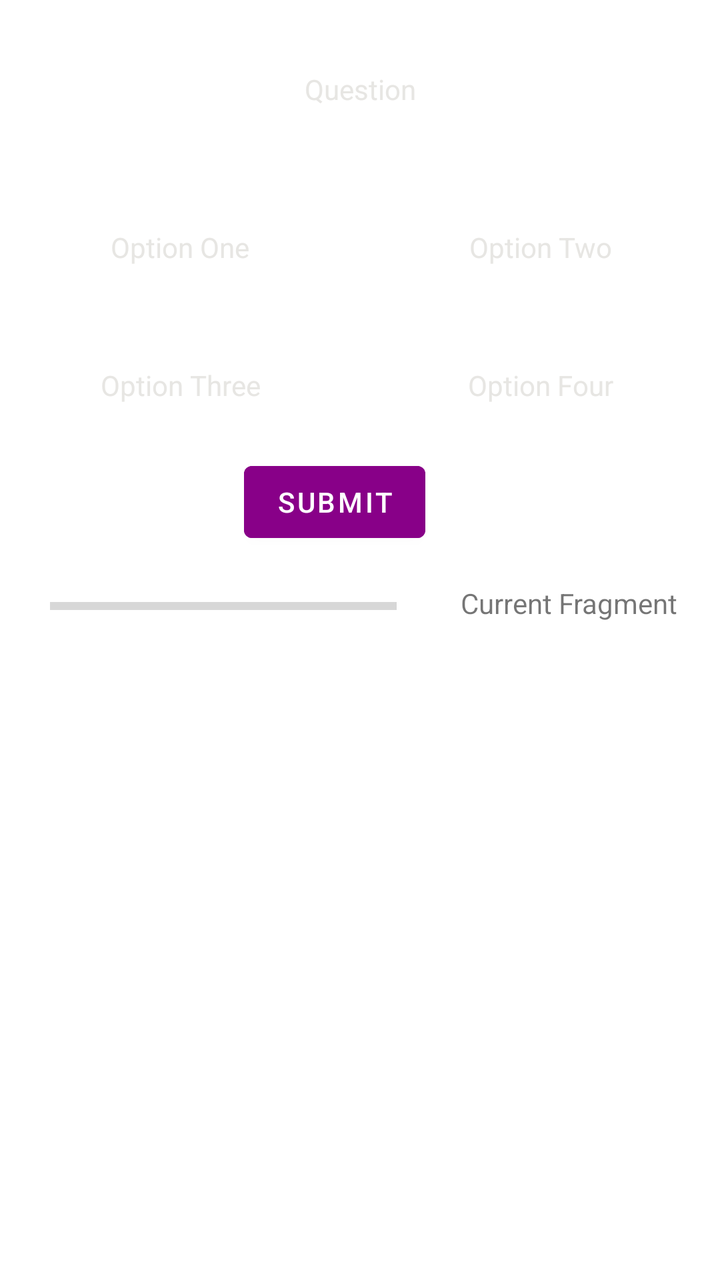
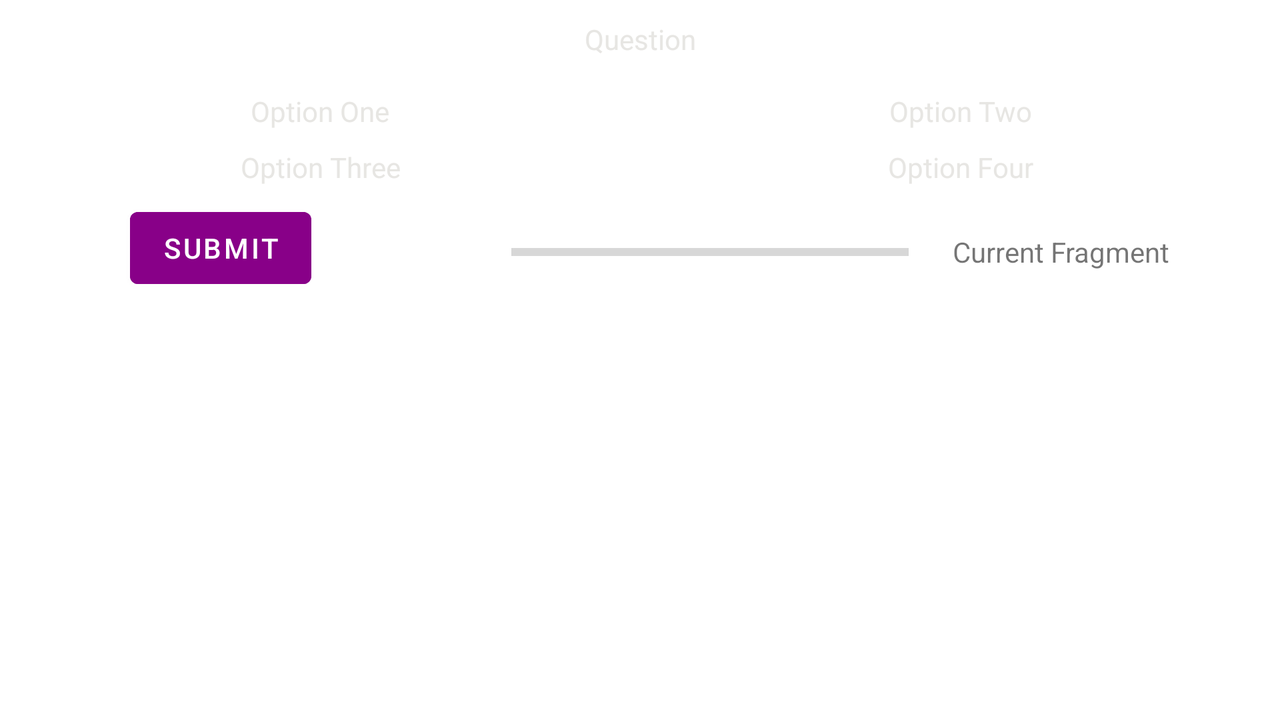

Two renders of one Android screen. The first uses the default layout on a phone; the second uses the alternative layout the repository ships for a different screen configuration, on a matching device. The two XML files are below.
<!-- AndroidManifest.xml: application theme Theme.DMIT2504ProjectSapanArora -->
<!-- res/layout/activity_quiz_viewpager_fragment_page.xml -->
<?xml version="1.0" encoding="utf-8"?>
<ScrollView xmlns:android="http://schemas.android.com/apk/res/android"
    xmlns:tools="http://schemas.android.com/tools"
    android:layout_width="match_parent" android:layout_height="match_parent">

    <LinearLayout
        android:layout_width="match_parent"
        android:layout_height="wrap_content"
        android:gravity="center"
        android:orientation="vertical">

        <TextView
            android:id="@+id/activity_quiz_viewPager_fragment_questionTextView"
            android:layout_width="match_parent"
            android:layout_height="wrap_content"
            android:layout_marginTop="20dp"
            android:layout_marginLeft="15dp"
            android:layout_marginRight="15dp"
            android:layout_marginBottom="20dp"
            android:gravity="center_horizontal"
            android:padding="15dp"
            android:background="@drawable/activity_quiz_viewpager_textview_background"
            android:textColor="#E7E6E3"
            tools:text="Question" />

        <LinearLayout
            android:layout_width="match_parent"
            android:layout_height="match_parent"
            android:orientation="horizontal">

            <TextView
                android:id="@+id/activity_quiz_viewPager_fragment_optionOneTextView"
                android:layout_width="100dp"
                android:layout_height="wrap_content"
                android:layout_weight="50"
                android:layout_marginTop="20dp"
                android:layout_marginBottom="20dp"
                android:layout_marginLeft="15dp"
                android:layout_marginRight="15dp"
                android:gravity="center_horizontal"
                android:padding="5dp"
                android:background="@drawable/activity_quiz_viewpager_textview_background"
                android:textColor="#E7E6E3"
                tools:text="Option One" />

            <TextView
                android:id="@+id/activity_quiz_viewPager_fragment_optionTwoTextView"
                android:layout_width="100dp"
                android:layout_height="wrap_content"
                android:layout_weight="50"
                android:layout_marginTop="20dp"
                android:layout_marginBottom="20dp"
                android:layout_marginLeft="15dp"
                android:layout_marginRight="15dp"
                android:gravity="center_horizontal"
                android:padding="5dp"
                android:background="@drawable/activity_quiz_viewpager_textview_background"
                android:textColor="#E7E6E3"
                tools:text="Option Two" />

        </LinearLayout>

        <LinearLayout
            android:layout_width="match_parent"
            android:layout_height="match_parent"
            android:orientation="horizontal">

            <TextView
                android:id="@+id/activity_quiz_viewPager_fragment_optionThreeTextView"
                android:layout_width="100dp"
                android:layout_height="wrap_content"
                android:layout_weight="50"
                android:layout_marginTop="20dp"
                android:layout_marginBottom="20dp"
                android:layout_marginLeft="15dp"
                android:layout_marginRight="15dp"
                android:gravity="center_horizontal"
                android:padding="5dp"
                android:background="@drawable/activity_quiz_viewpager_textview_background"
                android:textColor="#E7E6E3"
                tools:text="Option Three" />

            <TextView
                android:id="@+id/activity_quiz_viewPager_fragment_optionFourTextView"
                android:layout_width="100dp"
                android:layout_height="wrap_content"
                android:layout_weight="50"
                android:layout_marginTop="20dp"
                android:layout_marginBottom="20dp"
                android:layout_marginLeft="15dp"
                android:layout_marginRight="15dp"
                android:gravity="center_horizontal"
                android:padding="5dp"
                android:background="@drawable/activity_quiz_viewpager_textview_background"
                android:textColor="#E7E6E3"
                tools:text="Option Four" />

        </LinearLayout>

        <LinearLayout
            android:layout_width="match_parent"
            android:layout_height="match_parent"
            android:gravity="center_horizontal"
            android:orientation="horizontal">

            <Button
                android:id="@+id/activity_quiz_viewPager_fragment_submitButton"
                android:layout_width="wrap_content"
                android:layout_height="wrap_content"
                android:backgroundTint="#808"
                android:layout_marginEnd="25dp"
                android:text="@string/submit" />

            <Button
                android:id="@+id/activity_quiz_viewPager_fragment_finishQuizButton"
                android:layout_width="wrap_content"
                android:layout_height="wrap_content"
                android:backgroundTint="#808"
                android:visibility="gone"
                android:text="@string/finish_quiz" />

        </LinearLayout>

        <LinearLayout
            android:layout_width="match_parent"
            android:layout_height="match_parent"
            android:orientation="horizontal"
            android:layout_marginBottom="25dp">

            <ProgressBar
                android:id="@+id/activity_quiz_viewPager_fragment_progressBar"
                style="?android:attr/progressBarStyleHorizontal"
                android:layout_width="wrap_content"
                android:layout_height="wrap_content"
                android:layout_weight="90"
                android:padding="10dp"
                android:max="100"
                android:layout_marginLeft="15dp"
                android:layout_marginRight="15dp"
                android:layout_marginTop="10dp"
                android:indeterminate="false" />

            <TextView
                android:id="@+id/activity_quiz_viewPager_fragment_currentFragment"
                android:layout_width="wrap_content"
                android:layout_height="wrap_content"
                android:layout_weight="10"
                android:padding="7dp"
                android:layout_marginTop="10dp"
                android:text="@string/current_fragment" />

        </LinearLayout>

    </LinearLayout>

</ScrollView>
<!-- resources referenced by this layout -->
<resources>
  <string name="current_fragment">Current Fragment</string>
  <string name="finish_quiz">Finish Quiz</string>
  <string name="submit">Submit</string>
  <style name="Theme.DMIT2504ProjectSapanArora" parent="Theme.MaterialComponents.DayNight.DarkActionBar">
          
          <item name="colorPrimary">@color/purple_500</item>
          <item name="colorPrimaryVariant">@color/purple_700</item>
          <item name="colorOnPrimary">@color/white</item>
          
          <item name="colorSecondary">@color/teal_200</item>
          <item name="colorSecondaryVariant">@color/teal_700</item>
          <item name="colorOnSecondary">@color/black</item>
          
          <item name="android:statusBarColor" tools:targetApi="l">?attr/colorPrimaryVariant</item>
          
      </style>
</resources>
<!-- res/layout-land/activity_quiz_viewpager_fragment_page.xml (the repository's variant of the layout above) -->
<!-- drawn on the phone turned sideways -->
<?xml version="1.0" encoding="utf-8"?>
<ScrollView xmlns:android="http://schemas.android.com/apk/res/android"
    xmlns:tools="http://schemas.android.com/tools"
    android:layout_width="match_parent" android:layout_height="match_parent">

    <LinearLayout
        android:layout_width="match_parent"
        android:layout_height="wrap_content"
        android:gravity="center"
        android:orientation="vertical">

        <TextView
            android:id="@+id/activity_quiz_viewPager_fragment_questionTextView"
            android:layout_width="match_parent"
            android:layout_height="wrap_content"
            android:layout_marginTop="5dp"
            android:layout_marginLeft="15dp"
            android:layout_marginRight="15dp"
            android:gravity="center_horizontal"
            android:padding="5dp"
            android:background="@drawable/activity_quiz_viewpager_textview_background"
            android:textColor="#E7E6E3"
            tools:text="Question" />

        <LinearLayout
            android:layout_width="match_parent"
            android:layout_height="match_parent"
            android:orientation="horizontal">

            <TextView
                android:id="@+id/activity_quiz_viewPager_fragment_optionOneTextView"
                android:layout_width="100dp"
                android:layout_height="wrap_content"
                android:layout_weight="50"
                android:layout_marginTop="10dp"
                android:layout_marginLeft="15dp"
                android:layout_marginRight="15dp"
                android:gravity="center_horizontal"
                android:padding="2dp"
                android:background="@drawable/activity_quiz_viewpager_textview_background"
                android:textColor="#E7E6E3"
                tools:text="Option One" />

            <TextView
                android:id="@+id/activity_quiz_viewPager_fragment_optionTwoTextView"
                android:layout_width="100dp"
                android:layout_height="wrap_content"
                android:layout_weight="50"
                android:layout_marginTop="10dp"
                android:layout_marginLeft="15dp"
                android:layout_marginRight="15dp"
                android:gravity="center_horizontal"
                android:padding="2dp"
                android:background="@drawable/activity_quiz_viewpager_textview_background"
                android:textColor="#E7E6E3"
                tools:text="Option Two" />

        </LinearLayout>

        <LinearLayout
            android:layout_width="match_parent"
            android:layout_height="match_parent"
            android:orientation="horizontal">

            <TextView
                android:id="@+id/activity_quiz_viewPager_fragment_optionThreeTextView"
                android:layout_width="100dp"
                android:layout_height="wrap_content"
                android:layout_weight="50"
                android:layout_marginTop="5dp"
                android:layout_marginBottom="5dp"
                android:layout_marginLeft="15dp"
                android:layout_marginRight="15dp"
                android:gravity="center_horizontal"
                android:padding="2dp"
                android:background="@drawable/activity_quiz_viewpager_textview_background"
                android:textColor="#E7E6E3"
                tools:text="Option Three" />

            <TextView
                android:id="@+id/activity_quiz_viewPager_fragment_optionFourTextView"
                android:layout_width="100dp"
                android:layout_height="wrap_content"
                android:layout_weight="50"
                android:layout_marginTop="5dp"
                android:layout_marginBottom="5dp"
                android:layout_marginLeft="15dp"
                android:layout_marginRight="15dp"
                android:gravity="center_horizontal"
                android:padding="2dp"
                android:background="@drawable/activity_quiz_viewpager_textview_background"
                android:textColor="#E7E6E3"
                tools:text="Option Four" />

        </LinearLayout>

        <LinearLayout
            android:layout_width="match_parent"
            android:layout_height="match_parent"
            android:orientation="horizontal"
            android:layout_marginLeft="15dp"
            android:layout_marginRight="15dp"
            android:layout_gravity="center"
            android:gravity="center"
            android:layout_marginBottom="25dp">

            <Button
                android:id="@+id/activity_quiz_viewPager_fragment_submitButton"
                android:layout_width="wrap_content"
                android:layout_height="wrap_content"
                android:backgroundTint="#808"
                android:layout_marginStart="50dp"
                android:layout_marginEnd="80dp"
                android:text="@string/submit_land" />

            <Button
                android:id="@+id/activity_quiz_viewPager_fragment_finishQuizButton"
                android:layout_width="wrap_content"
                android:layout_height="wrap_content"
                android:backgroundTint="#808"
                android:visibility="gone"
                android:layout_marginEnd="80dp"
                android:text="@string/finish_quiz_land" />

            <ProgressBar
                android:id="@+id/activity_quiz_viewPager_fragment_progressBar"
                style="?android:attr/progressBarStyleHorizontal"
                android:layout_width="wrap_content"
                android:layout_height="wrap_content"
                android:layout_weight="40"
                android:padding="5dp"
                android:max="100"
                android:layout_marginLeft="15dp"
                android:layout_marginRight="15dp"
                android:layout_marginTop="2dp"
                android:indeterminate="false" />

            <TextView
                android:id="@+id/activity_quiz_viewPager_fragment_currentFragment"
                android:layout_width="wrap_content"
                android:layout_height="wrap_content"
                android:layout_weight="10"
                android:padding="2dp"
                android:layout_marginTop="2dp"
                android:text="@string/current_fragment_land" />

        </LinearLayout>

    </LinearLayout>

</ScrollView>
<!-- resources referenced by the variant -->
<!-- as the phone turned sideways resolves them -->
<resources>
  <string name="current_fragment_land">Current Fragment</string>
  <string name="finish_quiz_land">Finish Quiz</string>
  <string name="submit_land">Submit</string>
  <style name="Theme.DMIT2504ProjectSapanArora" parent="Theme.MaterialComponents.DayNight.DarkActionBar">
          
          <item name="colorPrimary">@color/purple_500</item>
          <item name="colorPrimaryVariant">@color/purple_700</item>
          <item name="colorOnPrimary">@color/white</item>
          
          <item name="colorSecondary">@color/teal_200</item>
          <item name="colorSecondaryVariant">@color/teal_700</item>
          <item name="colorOnSecondary">@color/black</item>
          
          <item name="android:statusBarColor" tools:targetApi="l">?attr/colorPrimaryVariant</item>
          
      </style>
</resources>
